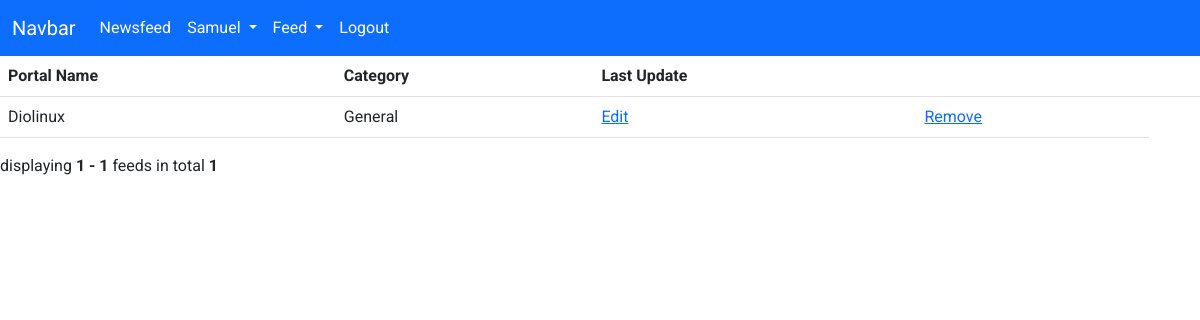
The app's page /feed/list (signed in), older data.
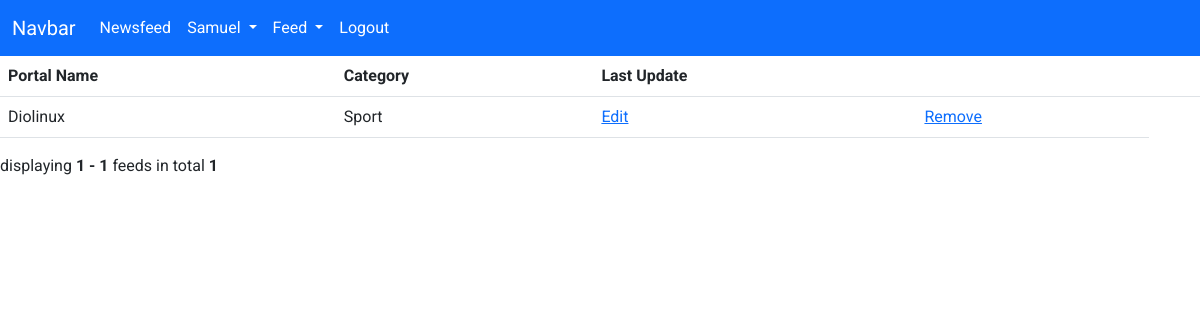
The same page, newer data.
### app/models/Feed.py (models this page shows, shortened)
class Feed(db.Model):
    __tablename__ = 'feeds'
    id = db.Column(db.Integer, primary_key=True)
    portalname = db.Column(db.String, nullable=False)
    url = db.Column(db.String, nullable=False)
    description = db.Column(db.String)
    update_date = db.Column(db.DateTime, nullable=False)

### app/models/List.py (models this page shows, shortened)
class List(db.Model):
    __tablename__ = 'lists'
    id = db.Column(db.Integer, primary_key=True)
    name = db.Column(db.String, nullable=False)
    user_id = db.Column(db.Integer, db.ForeignKey('users.id'))
    user = db.relationship('User', foreign_keys=user_id)

### app/controllers/feed.py (the view)
@app.get("/feed/list")
@login_required
def list_feed():
    smtm = db.select(Feed, List, List_Feed).join(List_Feed.list).join(List_Feed.feed).where(List.user_id == current_user.id)
    feeds = db.session.execute(smtm).all()
    length = len(feeds)
    search = False
    q = request.args.get('q')
    if q:
        search = True
    page = request.args.get(get_page_parameter(), type=int, default=1)
    last_page = length // PER_PAGE + 1
    if page > last_page:
        return apology('Not Found', 404)
    i = (page-1)*PER_PAGE
    feeds = feeds[i:i+PER_PAGE]
    pagination = Pagination(page=page, total=length, search=search, record_name='feeds', per_page=PER_PAGE)
    return render_template("feed_list.html", feeds=feeds, pagination=pagination)

### app/models/User.py (called while the page is built)
    @property
    def is_authenticated(self):
        return True

    @login_manager.user_loader
    def load_user(username):
        return User.query.get(username)

### app/templates/feed_list.html (shortened to what this page needs)
{% extends "layout.html" %}
{% block main %}
<table class="table">
    <thead>
        <tr>
            <th scope="col">Portal Name</th>
            <th scope="col">Category</th>
            <th scope="col">Last Update</th>
            <th scope="col"></th>
            <th scope="col"></th>
        </tr>
    </thead>
    <tbody>
        {% for feed in feeds %}
        <tr>
            <td>{{ feed[0].portalname }}</td>
            <td>{{ feed[1].name }}</td>
            <td><a href="/feed/edit/{{feed[2].id}}">Edit</a></td>
            <td><a href="/feed/remove/{{feed[2].id}}">Remove</a></td>
        </tr>
        {% endfor %}
    </tbody>
</table>
{{ pagination.info }}
{% endblock %}

Row changes from the older to the newer data that the page shows:
changed Feed "Diolinux": name "General" → "Sport"
